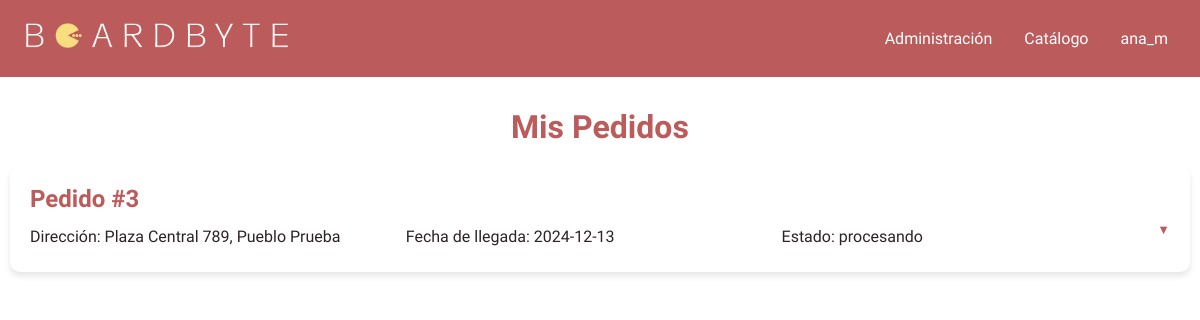
Screenshot of /pedidos/mispedidos (signed in) with the database file from the repository.
### tables this page shows
CREATE TABLE Pedidos (
    id_pedido INT AUTO_INCREMENT PRIMARY KEY,
    id_usuario INT,
    fecha_pedido DATE DEFAULT CURRENT_DATE,
    fecha_llegada DATE DEFAULT (CURRENT_DATE + INTERVAL 14 DAY),
    direccion TEXT,
    facturacion TEXT,
    estado ENUM('pendiente', 'enviado', 'procesando', 'cancelado', 'entregado') DEFAULT 'pendiente',
    FOREIGN KEY (id_usuario) REFERENCES Usuarios(id_usuario) ON DELETE CASCADE
);

### app/controllers/pedidosController.php (called while the page is built, shortened)
<?php
class PedidosController
{
    private RepositorioPedidos $pedidosRepositorio;
    public function __construct($pedidosRepositorio)
    {
        $this->pedidosRepositorio = $pedidosRepositorio;
    }
    public function mispedidos($id){
        $pedidos=$this->pedidosRepositorio->mispedidos($id);
        include '../app/views/mispedidos.php';
    }
}

### app/repositories/repositorioPedidos.php (called while the page is built, shortened)
<?php
class RepositorioPedidos
{
    private PDO $conexion;
    public function __construct($conexion)
    {
        $this->conexion = $conexion;
    }
    public function mispedidos($id): array
    {
        $statement = $this->conexion->prepare('select * from pedidos where id_usuario=:id_usuario');
        $statement->execute(['id_usuario' => $id]);
        $result = $statement->fetchAll(PDO::FETCH_ASSOC);
        $pedidos=[];
        foreach ($result as $item) {
            $pedido = new Pedidos(
                $item['id_pedido'],
                $item['id_usuario'],
                $item['estado'],
                $item['direccion'],
                $item['facturacion'],
                $item['fecha_pedido'],
                $item['fecha_llegada']
            );
            $statement = $this->conexion->prepare('select * from Vista_Detalles_Pedido where id_pedido=:id_pedido');
            $statement->execute(['id_pedido' => $pedido->getPedido_ID()]);
            $detalles = $statement->fetchAll(PDO::FETCH_ASSOC);
            foreach ($detalles as $item2) {
                $detalle = new detallesPedidos($item2['id_producto'], $item2['cantidad'], $item2['subtotal'], $item2['nombre_producto']);
                $pedido->addDetallePedido($detalle);
            }
            $pedidos[] = $pedido;
        }
        return $pedidos;
    }
}

### app/models/pedidos.php (called while the page is built, shortened)
<?php
class Pedidos{
    private $id_pedido;
    private $fecha_llegada;
    private $estado;
    private $direccion;
    public function __construct($id_pedido, $id_usuario, $estado, $direccion, $facturacion, $fecha_pedido = null, $fecha_llegada = null) {
        $this->id_pedido = $id_pedido;
        $this->estado = $estado;
        $this->direccion = $direccion;
        $this->fecha_llegada = $fecha_llegada ?: (new DateTime())->modify('+2 weeks')->format('d-m-Y');
    }
    public function getPedido_ID(){
        return $this->id_pedido;
    }
    public function getFechaLlegada(){
        return $this->fecha_llegada;
    }
    public function getEstado(){
        return $this->estado;
    }
    public function getDireccion(){
        return $this->direccion;
    }
}

### app/includes/generarMisPedidos.php (the view, shortened to what this page needs)
<?php
if(!empty($pedidos)){
    foreach ($pedidos as $pedido) {
        echo '<div class="order">';
        echo '<details>';
        echo '<summary class="order-summary">';
        echo '<h2>Pedido #' . $pedido->getPedido_ID() . '</h2>';
        echo '<p>Dirección: ' . $pedido->getDireccion() . '</p>';
        echo '<p>Fecha de llegada: ' . $pedido->getFechaLlegada() . '</p>';
        echo '<p>Estado: ' . $pedido->getEstado() . '</p>';
        echo '</summary>';
        echo '</details>';
        echo '</div>';
    }
}else{
    echo '<p>No has realizado ningún pedido</p>';
}

### resources/css/body.css (style rules this page uses)
:root { --primary-color: #bb5b5b; --secondary-color: #f4a28c; --background-color: #f0ebed; --text-color: #2c2326; --card-background: #ffffff; --button-color: #bb5b5b; --button-hover: #6c4658; }
body { font-family: 'Comfortaa', Arial, sans-serif; background-color: var(--background-color); color: var(--text-color); margin: 0; padding: 0; box-sizing: border-box; min-height: 100vh; display: flex; flex-direction: column; overflow-y: auto; overflow-x: hidden; scrollbar-width:none; }

### resources/css/pedidos.css (style rules this page uses)
.order { background-color: var(--card-background); border-radius: 10px; box-shadow: 0 4px 6px rgba(0, 0, 0, 0.1); margin-bottom: 20px; overflow: hidden; }
.order-summary { display: flex; flex-wrap: wrap; justify-content: space-between; padding: 20px; cursor: pointer; }
.order-summary h2 { color: var(--primary-color); margin: 0 0 10px 0; width: 100%; }
.order-summary p { margin: 5px 0; width: calc(33.33% - 10px); }
details summary { list-style: none; }
details summary::after { content: '▼'; float: right; font-size: 0.8em; color: var(--primary-color); }

### rows the page displays
pedidos: id_pedido "3", direccion "Plaza Central 789, Pueblo Prueba", fecha_llegada "2024-12-13", estado "procesando"

### other values shown
unserialize($_SESSION['usuario'])->getNombreUsuario() "ana_m"
